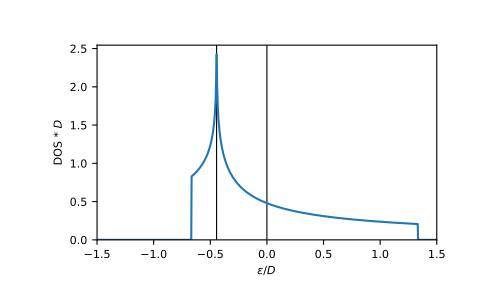

Here is the Python script that generated this plot:
eps = np.linspace(-1.5, 1.5, num=1000)
dos = gt.lattice.triangular.dos(eps, half_bandwidth=1)

import matplotlib.pyplot as plt
_ = plt.axvline(-4/9, color='black', linewidth=0.8)
_ = plt.axvline(0, color='black', linewidth=0.8)
_ = plt.plot(eps, dos)
_ = plt.xlabel(r"$\epsilon/D$")
_ = plt.ylabel(r"DOS * $D$")
_ = plt.ylim(bottom=0)
_ = plt.xlim(left=eps.min(), right=eps.max())
plt.show()
